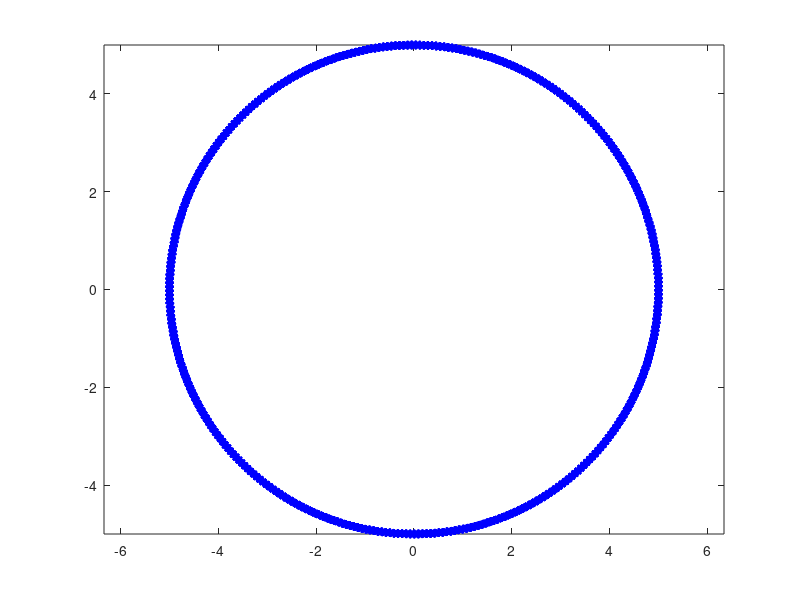

This chart was generated by the following MATLAB code:
clear all;
close all;
clf;

A=5;
B=5;
w0=50;
t=0:.001:5;
D= -pi/2;
x=A*cos(w0*t);
y=B*cos(w0*t-D);
plot(x,y,'b*')
axis equal
